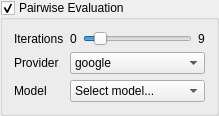
         <widget class="QGroupBox" name="groupEvaluation2">
          <property name="title">
           <string>Pairwise Evaluation</string>
          </property>
          <property name="checkable">
           <bool>true</bool>
          </property>
          <property name="checked">
           <bool>true</bool>
          </property>
          <layout class="QFormLayout" name="formEvaluation2">
           <item row="0" column="0">
            <widget class="QLabel" name="labelEvaluationIterations2">
             <property name="text">
              <string>Iterations</string>
             </property>
            </widget>
           </item>
           <item row="0" column="1">
            <layout class="QHBoxLayout" name="hLayoutEvaluationIterations2">
             <item>
              <widget class="QLabel" name="labelEvaluationIterationsMin2">
               <property name="text">
                <string>0</string>
               </property>
              </widget>
             </item>
             <item>
              <widget class="QSlider" name="sliderEvaluationIterations2">
               <property name="minimum">
                <number>0</number>
               </property>
               <property name="maximum">
                <number>9</number>
               </property>
               <property name="value">
                <number>1</number>
               </property>
               <property name="orientation">
                <enum>Qt::Horizontal</enum>
               </property>
              </widget>
             </item>
             <item>
              <widget class="QLabel" name="labelEvaluationIterationsMax2">
               <property name="text">
                <string>9</string>
               </property>
              </widget>
             </item>
            </layout>
           </item>
           <item row="1" column="0">
            <widget class="QLabel" name="labelEvaluationProvider2">
             <property name="text">
              <string>Provider</string>
             </property>
            </widget>
           </item>
           <item row="1" column="1">
            <widget class="QComboBox" name="comboEvaluationProvider2">
             <item>
              <property name="text">
               <string>google</string>
              </property>
             </item>
             <item>
              <property name="text">
               <string>openai</string>
              </property>
             </item>
             <item>
              <property name="text">
               <string>openrouter</string>
              </property>
             </item>
            </widget>
           </item>
           <item row="2" column="0">
            <widget class="QLabel" name="labelEvaluationModel2">
             <property name="text">
              <string>Model</string>
             </property>
            </widget>
           </item>
           <item row="2" column="1">
            <widget class="QComboBox" name="comboEvaluationModel2">
             <item>
              <property name="text">
               <string>Select model...</string>
              </property>
             </item>
             <item>
              <property name="text">
               <string>gemini-2.5-flash</string>
              </property>
             </item>
             <item>
              <property name="text">
               <string>gpt-4.1</string>
              </property>
             </item>
             <item>
              <property name="text">
               <string>gpt-4o</string>
              </property>
             </item>
             <item>
              <property name="text">
               <string>gpt-5-mini</string>
              </property>
             </item>
             <item>
              <property name="text">
               <string>o4-mini</string>
              </property>
             </item>
             <item>
              <property name="text">
               <string>openrouter: custom</string>
              </property>
             </item>
            </widget>
           </item>
          </layout>
         </widget>
